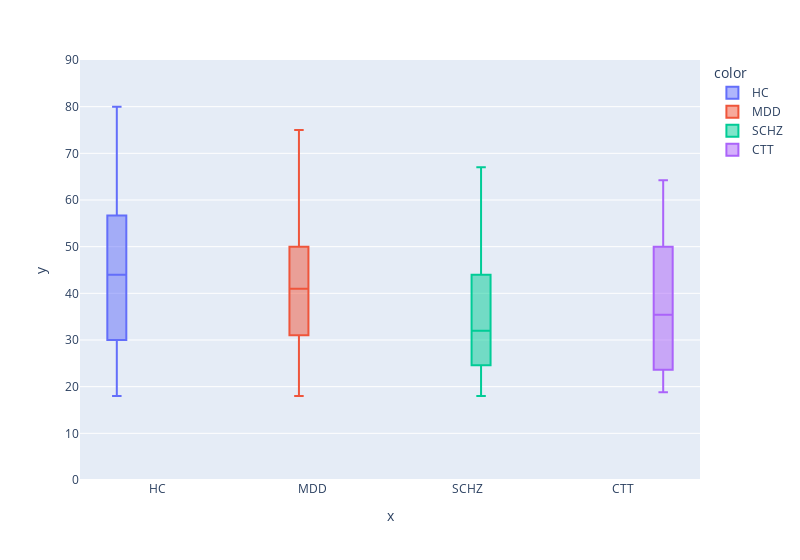

Notebook source saved alongside this figure:
### Code cell
filter_df = metadata_df.loc[metadata_df["Dataset"] != "NU"]
boxplot = px.box(x=filter_df["Diagnosis"], y=filter_df["Age"], color=filter_df["Diagnosis"], width=800,range_y=[0, 90])
boxplot.show()

### Figure 1 — Plotly figure (JSON) as saved in the notebook; plotly's stock layout.template omitted (floating-point values rounded to 4 significant figures; data arrays with more than 128 entries replaced by an {"elided": "..."} marker saying what was removed)
{"data": [{"alignmentgroup": "True", "hovertemplate": "color=HC<br>x=%{x}<br>y=%{y}<extra></extra>", "legendgroup": "HC", "marker": {"color": "#636efa"}, "name": "HC", "notched": false, "offsetgroup": "HC", "orientation": "v", "showlegend": true, "type": "box", "x": {"elided": "1400 str values"}, "x0": " ", "xaxis": "x", "y": {"elided": "1400 float values"}, "y0": " ", "yaxis": "y"}, {"alignmentgroup": "True", "hovertemplate": "color=MDD<br>x=%{x}<br>y=%{y}<extra></extra>", "legendgroup": "MDD", "marker": {"color": "#EF553B"}, "name": "MDD", "notched": false, "offsetgroup": "MDD", "orientation": "v", "showlegend": true, "type": "box", "x": {"elided": "301 str values"}, "x0": " ", "xaxis": "x", "y": {"elided": "301 float values"}, "y0": " ", "yaxis": "y"}, {"alignmentgroup": "True", "hovertemplate": "color=SCHZ<br>x=%{x}<br>y=%{y}<extra></extra>", "legendgroup": "SCHZ", "marker": {"color": "#00cc96"}, "name": "SCHZ", "notched": false, "offsetgroup": "SCHZ", "orientation": "v", "showlegend": true, "type": "box", "x": {"elided": "885 str values"}, "x0": " ", "xaxis": "x", "y": {"elided": "885 float values"}, "y0": " ", "yaxis": "y"}, {"alignmentgroup": "True", "hovertemplate": "color=CTT<br>x=%{x}<br>y=%{y}<extra></extra>", "legendgroup": "CTT", "marker": {"color": "#ab63fa"}, "name": "CTT", "notched": false, "offsetgroup": "CTT", "orientation": "v", "showlegend": true, "type": "box", "x": {"elided": "150 str values"}, "x0": " ", "xaxis": "x", "y": {"elided": "150 float values"}, "y0": " ", "yaxis": "y"}], "layout": {"boxmode": "group", "legend": {"title": {"text": "color"}, "tracegroupgap": 0}, "margin": {"t": 60}, "width": 800, "xaxis": {"anchor": "y", "domain": [0, 1], "title": {"text": "x"}}, "yaxis": {"anchor": "x", "domain": [0, 1], "range": [0, 90], "title": {"text": "y"}}}}
